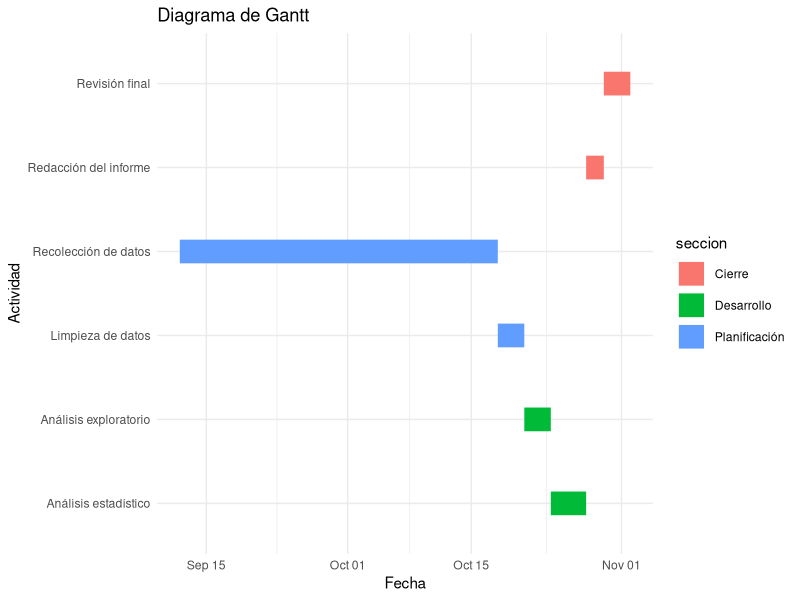
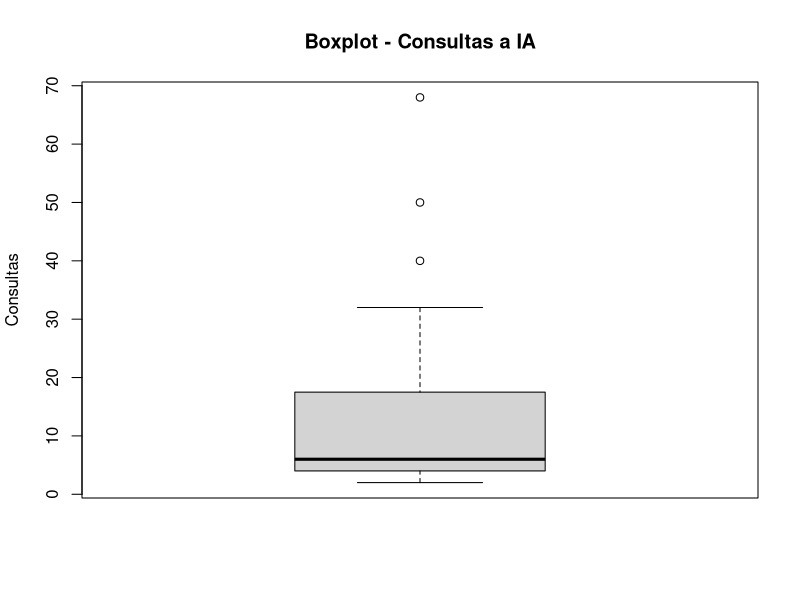
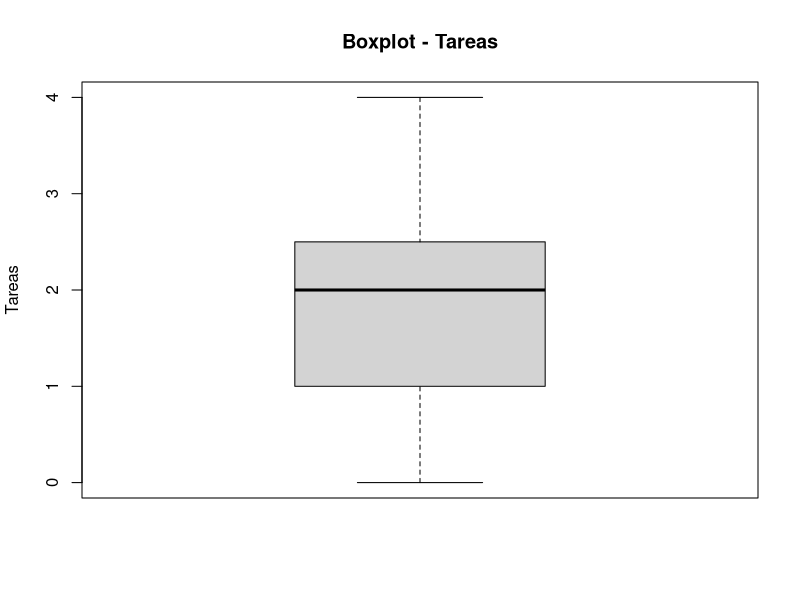
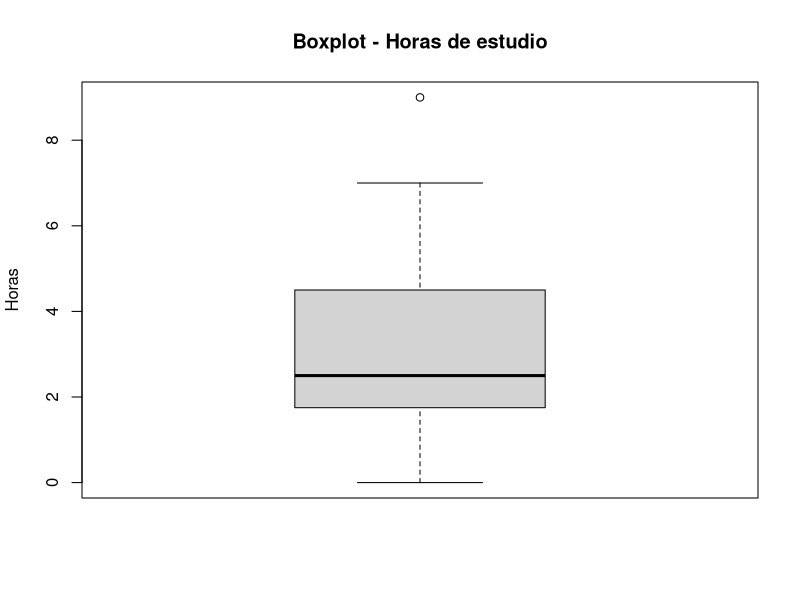
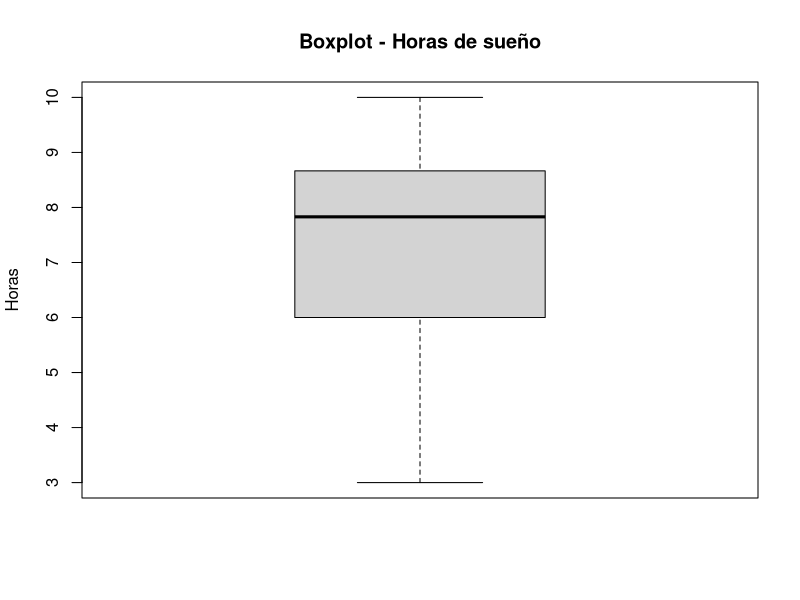
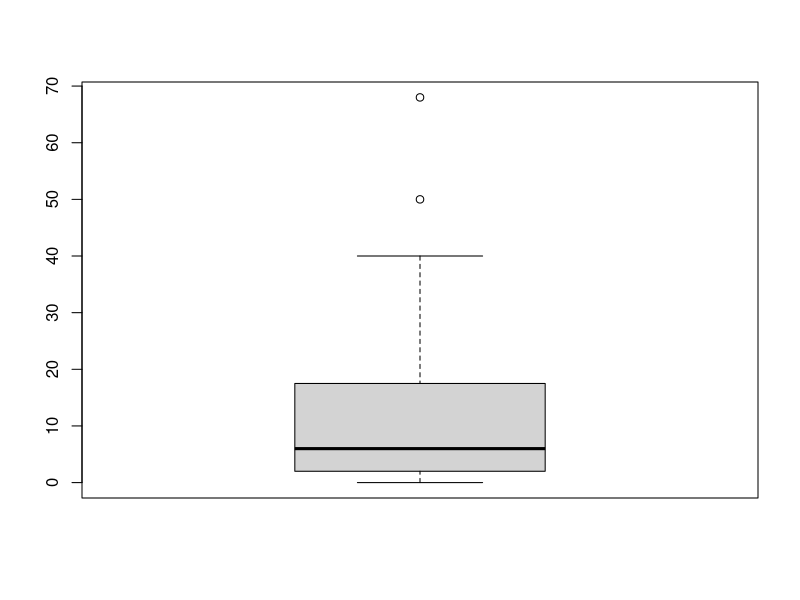
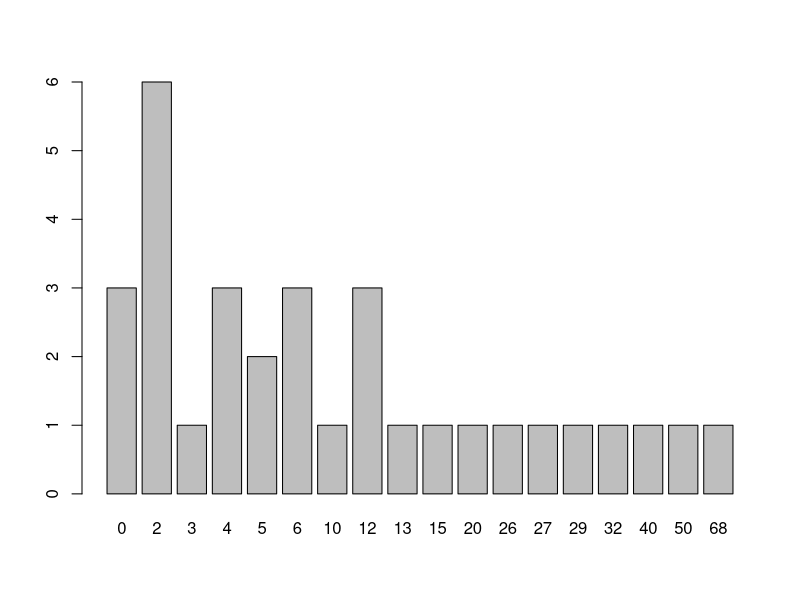
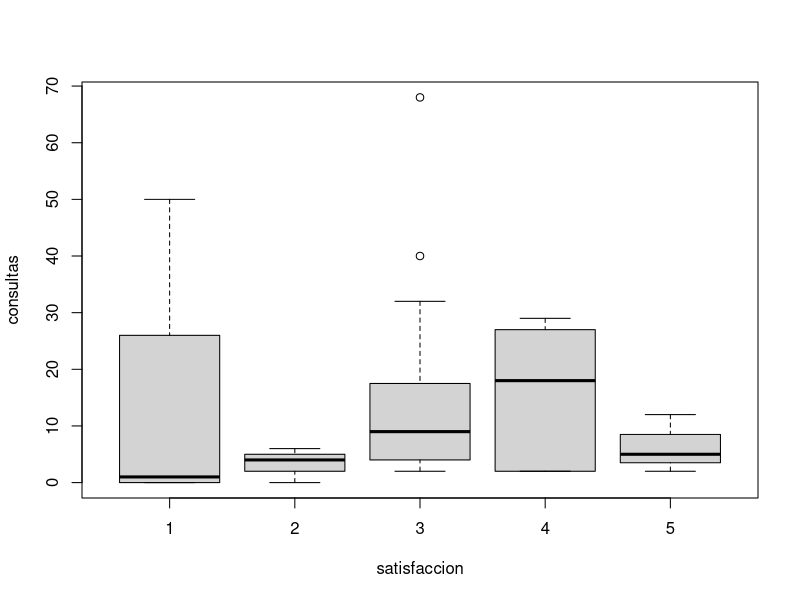

These figures' R source, in order:
## ---- chunk 1
library(ggplot2)

tareas <- data.frame(
  tarea = c(
    "Recolección de datos",
    "Limpieza de datos",
    "Análisis exploratorio",
    "Análisis estadístico",
    "Redacción del informe",
    "Revisión final"
  ),
  inicio = as.Date(c(
    "2026-09-12", "2026-10-18", "2026-10-21", "2026-10-24", "2026-10-28", "2026-10-30"  # TODO: completar fechas "YYYY-MM-DD"
  )),
  fin = as.Date(c(
    "2026-10-18", "2026-10-21", "2026-10-24", "2026-10-28", "2026-10-30", "2026-11-02"  # TODO: completar fechas "YYYY-MM-DD"
  )),
  seccion = c(
    "Planificación",
    "Planificación",
    "Desarrollo",
    "Desarrollo",
    "Cierre",
    "Cierre"
  )
)

ggplot(tareas,
       aes(x = inicio,
           xend = fin,
           y = tarea,
           yend = tarea,
           color = seccion)) +
  geom_segment(linewidth = 8) +
  labs(title = "Diagrama de Gantt",
       x = "Fecha",
       y = "Actividad") +
  theme_minimal()
## ---- chunk 2
library(readr)
library(dplyr)
library(tidyverse)
library(ggplot2)

DF <- read_csv("RespuestasDiario.csv")
## ---- chunk 3
names(DF)
DFL <- DF
## ---- chunk 4
DFL %>% rename(hora = `Marca temporal`
               , consultas = `¿Cuántas consultas a una IA realizaste hoy?`
               , uso = `¿Cuál fue el uso principal que le diste a la IA hoy?`
               , satisfaccion = `¿Qué nivel de satisfacción tienes con tu avance académico de hoy?`
               , tareas = `¿En cuántas tareas de hoy el uso de la IA te ahorró tiempo?`
               , curso = `¿Cuál es el código del curso sobre el que hiciste la mayoría de tus consultas a la IA hoy?`
               , estudio = `¿Cuántas horas efectivas de estudio acumulaste el día de hoy?`
               , sueno = `¿Cuántas horas dormiste la noche pasada?`
               , comprension = `¿Qué nivel de comprensión tuviste de las actividades académicas que realizaste hoy?`
               , email = `Dirección de correo electrónico`) -> DFL
## ---- chunk 5
DFL <- DFL[, c("hora", "consultas", "uso", "satisfaccion", "tareas", "curso", "estudio", "sueno", "comprension", "email")]
names(DFL)
## ---- chunk 6
DFAuxiliar <- read_csv("CorreosGrupo.csv")
## ---- chunk 7
DFL <- inner_join(DFL, DFAuxiliar, by = "email")
## ---- chunk 8
head(DFL[c("hora", "email", "Grupo")])
## ---- chunk 9
dim(DFL)
head(DFL)
sapply(DFL, class)
## ---- chunk 10
colSums(is.na(DFL))
## ---- chunk 11
round(colSums(is.na(DFL)) / nrow(DFL) * 100, 2)
## ---- chunk 12
sum(DFL$consultas == 0, na.rm = TRUE)
## ---- chunk 13
sum(DFL$tareas == 0, na.rm = TRUE)
## ---- chunk 14
sum(DFL$estudio == 0, na.rm = TRUE)
## ---- chunk 15
sum(DFL$sueno == 0, na.rm = TRUE)
## ---- chunk 16
length(unique(DFL$comprension))
unique(DFL$comprension)
## ---- chunk 17
length(unique(DFL$sueno))
unique(DFL$sueno)
## ---- chunk 18
length(unique(DFL$estudio))
unique(DFL$estudio)
## ---- chunk 19
length(unique(DFL$curso))
unique(DFL$curso)
## ---- chunk 20
length(unique(DFL$tareas))
unique(DFL$tareas)
## ---- chunk 21
length(unique(DFL$satisfaccion))
unique(DFL$satisfaccion)
## ---- chunk 22
length(unique(DFL$uso))
unique(DFL$uso)
## ---- chunk 23
length(unique(DFL$consultas))
unique(DFL$consultas)
## ---- chunk 24

#Se hace el filtrado por horas teniendo en cuenta que se guarda en el formato de 24 horas por lo que solo acotamos desde 21.5 osea 9:30 

DFL1<-DFL%>%filter(!(((hour(dmy_hms(hora)) + minute(dmy_hms(hora))/60) < 21.5))) %>% 

# en caso de superesswarnings es para evitar que arroje errores en consultas debido a que permite ingreso de datos vacios por lo que se trata de convertir a numero y de ahi vemos si es NA e inviertiendo mediante ! para quedarnos con los que si cumplan eso  
  
filter(!is.na(suppressWarnings(as.numeric(consultas))), 

# Repetimos el mismo tipo de filtrado con respecto a la variable tareas, sueno y estudio 

!is.na(suppressWarnings(as.numeric(tareas))),                                   
!is.na(suppressWarnings(as.numeric(estudio))),                           !is.na(suppressWarnings(as.numeric(sueno))))%>% 
  
#verificamos que las consultas y tareas sean numeros enteros 

filter(as.numeric(consultas)%%1==0, 
       as.numeric(tareas)%%1==0)

## ---- chunk 25
  DF2<-DFL1%>%mutate(
  uso_= chartr("áéíóúÁÉÍÓÚ", "aeiouAEIOU", tolower(uso)),
  usoC= str_detect(uso_,regex("\\b(ia|no|use|ningun[oa])\\b",ignore_case = TRUE)),
  cursoC = is.na(curso) | str_detect(curso, "^[ -]*$") | 
  str_detect(curso, "^[A-Za-z]{2}\\d{4}$"),
  filtro=!usoC&cursoC&(as.numeric(consultas)>0|as.numeric(tareas)>0),
  uso = if_else(filtro, uso,NA_character_),
  consultas=if_else(filtro,consultas,NA_integer_),   
  tareas= if_else(filtro,tareas,NA_integer_),
  curso = if_else(filtro,curso,NA_character_)

  ) %>% select(-filtro, -usoC,-cursoC,-uso_)  
## ---- chunk 26
# Número de consultas a IA
boxplot(DF2$consultas,
        main = "Boxplot - Consultas a IA",
        ylab = "Consultas")

boxplot.stats(DF2$consultas)$out
## ---- chunk 27
# Número de tareas donde la IA ahorró tiempo
boxplot(DF2$tareas,
        main = "Boxplot - Tareas",
        ylab = "Tareas")

boxplot.stats(DF2$tareas)$out
## ---- chunk 28
# Horas efectivas de estudio
boxplot(DF2$estudio,
        main = "Boxplot - Horas de estudio",
        ylab = "Horas")
        
boxplot.stats(DF2$estudio)$out
## ---- chunk 29
# Horas de sueño
boxplot(DF2$sueno,
        main = "Boxplot - Horas de sueño",
        ylab = "Horas")

boxplot.stats(DF2$sueno)$out
## ---- chunk 30
# Variabilidad de las consultas
range(DF2$consultas, na.rm = TRUE)
var(DF2$consultas, na.rm = TRUE)
sd(DF2$consultas, na.rm = TRUE)
IQR(DF2$consultas, na.rm = TRUE)
## ---- chunk 31
# Variabilidad de las tareas
range(DF2$tareas, na.rm = TRUE)
var(DF2$tareas, na.rm = TRUE)
sd(DF2$tareas, na.rm = TRUE)
IQR(DF2$tareas, na.rm = TRUE)
## ---- chunk 32
# Variabilidad de las horas de estudio
range(DF2$estudio, na.rm = TRUE)
var(DF2$estudio, na.rm = TRUE)
sd(DF2$estudio, na.rm = TRUE)
IQR(DF2$estudio, na.rm = TRUE)
## ---- chunk 33
# Variabilidad de las horas de sueño
range(DF2$sueno, na.rm = TRUE)
var(DF2$sueno, na.rm = TRUE)
sd(DF2$sueno, na.rm = TRUE)
IQR(DF2$sueno, na.rm = TRUE)
## ---- chunk 34
# Frecuencia del principal uso de IA
table(DF2$uso)
prop.table(table(DF2$uso)) * 100
## ---- chunk 35
# Frecuencia del nivel de satisfacción
table(DF2$satisfaccion)
prop.table(table(DF2$satisfaccion)) * 100
## ---- chunk 36
# Frecuencia del nivel de comprensión
table(DF2$comprension)
prop.table(table(DF2$comprension)) * 100
## ---- chunk 37
tabla_NA <- data.frame(
  Variable = names(DF2),
  Cantidad_NA = colSums(is.na(DF2)),
  Porcentaje_NA = round(colSums(is.na(DF2)) / nrow(DF2) * 100, 2),
  row.names = NULL
)
tabla_NA
## ---- chunk 38
table(rowSums(is.na(DF2)))
## ---- chunk 39
nrow(DF2)
nrow(na.omit(DF2))
round((1 - nrow(na.omit(DF2)) / nrow(DF2)) * 100, 2)
## ---- chunk 40
DF2[!complete.cases(DF2), c("hora", "email", "consultas", "uso", "tareas", "curso", "estudio", "sueno")]
## ---- chunk 41
# DF2 sale de DFL1 sin filtrar filas, así que ambas bases están alineadas
# podemos recuperar de DFL1 los valores que el Paso 3 convirtió a NA.
nrow(DFL1) == nrow(DF2)

diagnostico <- DF2 %>%
  mutate(
    # Valores originales, antes del Paso 3
    consultas_orig = as.numeric(DFL1$consultas),
    tareas_orig    = as.numeric(DFL1$tareas),
    uso_orig       = as.character(DFL1$uso),
    curso_orig     = as.character(DFL1$curso),

    # ¿El estudiante declaró alguna actividad con IA ese día?
    hubo_actividad = consultas_orig > 0 | tareas_orig > 0,

    # Motivo por el que el registro quedó incompleto
    motivo = case_when(
      !is.na(uso)     ~ "Completo",
      !hubo_actividad ~ "Sin uso de IA",
      TRUE            ~ "Curso fuera de formato"
    )
  )

table(diagnostico$motivo)
## ---- chunk 42
# Perfil de cada grupo según las consultas que realmente declararon
diagnostico %>%
  filter(motivo != "Completo") %>%
  group_by(motivo) %>%
  summarise(
    n = n(),
    consultas_min   = min(consultas_orig),
    consultas_max   = max(consultas_orig),
    consultas_media = round(mean(consultas_orig), 1)
  )
## ---- chunk 43
DF3 <- diagnostico %>%
  mutate(
    # Marca si de verdad usó IA, según el motivo y no según si había NA
    uso_ia = motivo != "Sin uso de IA",

    # Si no usó IA, el valor verdadero es 0 
    # Cuantitativas discretas: 
    consultas = if_else(motivo == "Sin uso de IA", 0, consultas_orig),
    tareas    = if_else(motivo == "Sin uso de IA", 0, tareas_orig),
    # Cualitativa nominal: asignamos una categoría propia
    uso       = if_else(motivo == "Sin uso de IA", "No usó IA", uso_orig),
    uso = factor(uso),

  # Si solo falló el curso, se conservan sus datos reales
  # y únicamente el curso queda marcado como inválido
    curso = case_when(
      motivo == "Sin uso de IA"          ~ "No aplica",
      motivo == "Curso fuera de formato" ~ "Sin código válido",
      TRUE                               ~ curso_orig
    ),

    # Cuantitativas continuas
    estudio = as.numeric(estudio),
    sueno   = as.numeric(sueno),

    # Ordinal, levels imponen el orden
    comprension = factor(comprension,
                         levels = c("Muy bajo", "Bajo", "Moderado", "Alto", "Muy alto"),
                         ordered = TRUE),

    satisfaccion = factor(satisfaccion, levels = 1:5, ordered = TRUE),

    # Identificador: el promedio de un número de grupo no tendría interpretación
    Grupo = factor(Grupo)
  ) %>%
# Se borran las columnas que solo sirvieron para el diagnóstico
  select(-consultas_orig, -tareas_orig, -uso_orig, -curso_orig,
         -hubo_actividad, -motivo)
## ---- chunk 44
# Verificamos que no quede ningún NA ni se hayan perdido filassum(is.na(DF3))
nrow(DF3)
table(DF3$uso_ia)
## ---- chunk 45
# Cuántas observaciones sobreviven a cada etapa del proceso
trazabilidad <- data.frame(
  Etapa = c("Base cruda (DF)", "Subset y join (DFL)", "Normalización (DFL1)",
            "Criterios (DF2)", "Gestión de nulos (DF3)"),
  Observaciones = c(nrow(DF), nrow(DFL), nrow(DFL1), nrow(DF2), nrow(DF3))
)
# Qué porcentaje de la base original representa cada etapa
trazabilidad$Retencion <- round(trazabilidad$Observaciones / nrow(DF) * 100, 2)
trazabilidad
## ---- chunk 46
# Mismo diagnóstico del Paso 1, ahora sobre la base limpia.
radiografia <- data.frame(
  Variable = names(DF3),
  Tipo = sapply(DF3, function(x) class(x)[1]),
  NA_total = colSums(is.na(DF3)),
  Porcentaje_NA = round(colSums(is.na(DF3)) / nrow(DF3) * 100, 2),
  Unicos = sapply(DF3, function(x) length(unique(x))),
  row.names = NULL
)
radiografia
## ---- chunk 47
# Conteo de ceros en cada numérica
sum(DF3$consultas == 0)
sum(DF3$tareas == 0)
sum(DF3$estudio == 0)
sum(DF3$sueno == 0)
## ---- chunk 48
# Verificamos que ninguna numérica se salga de los rangos del codebook.

data.frame(
  Variable = c("consultas", "tareas", "estudio", "sueno"),
  Restriccion = c("x >= 0", "x >= 0", "x >= 0", "0 <= x <= 24"),
  Minimo = c(min(DF3$consultas), min(DF3$tareas), min(DF3$estudio), min(DF3$sueno)),
  Maximo = c(max(DF3$consultas), max(DF3$tareas), max(DF3$estudio), max(DF3$sueno)),
  Cumple = c(all(DF3$consultas >= 0), all(DF3$tareas >= 0), all(DF3$estudio >= 0),
             all(DF3$sueno >= 0 & DF3$sueno <= 24))
)
## ---- chunk 49
# Filas idénticas en todas sus columnas
sum(duplicated(DF3))
# El diseño es longitudinal, cada estudiante debe tener un solo registro por día.
DF3 %>%
  mutate(fecha = substr(hora, 1, 10)) %>%
  count(email, fecha) %>%
  filter(n > 1)
## ---- chunk 50
# Observaciones limpias que aportó cada grupo
DF3 %>% count(Grupo)
## ---- chunk 51
# Filtro sobre nuestro grupo
GRUPO <- 6
DF3_grupo <- DF3 %>% filter(Grupo == GRUPO)

nrow(DF3_grupo)
DF3_grupo %>% count(email)
## ---- chunk 52
n_distinct(DF3$email)
## ---- chunk 53
boxplot(DF3$consultas)
## ---- chunk 54
quantile(DF3$consultas, 0.5, na.rm = T, type = 3, )
quantile(DF3$consultas, 0.75, na.rm = T, type = 3, )
## ---- chunk 55
barplot(table(DF3$consultas))
## ---- chunk 56
boxplot(consultas ~ satisfaccion, data = DF3)
## ---- chunk 57
quantile(DF3$consultas[DF3$satisfaccion == 3], 0.3, na.rm = T, type = 3)
quantile(DF3$consultas[DF3$satisfaccion == 4], 0.3, na.rm = T, type = 3)
quantile(DF3$consultas[DF3$satisfaccion == 5], 0.3, na.rm = T, type = 3)
